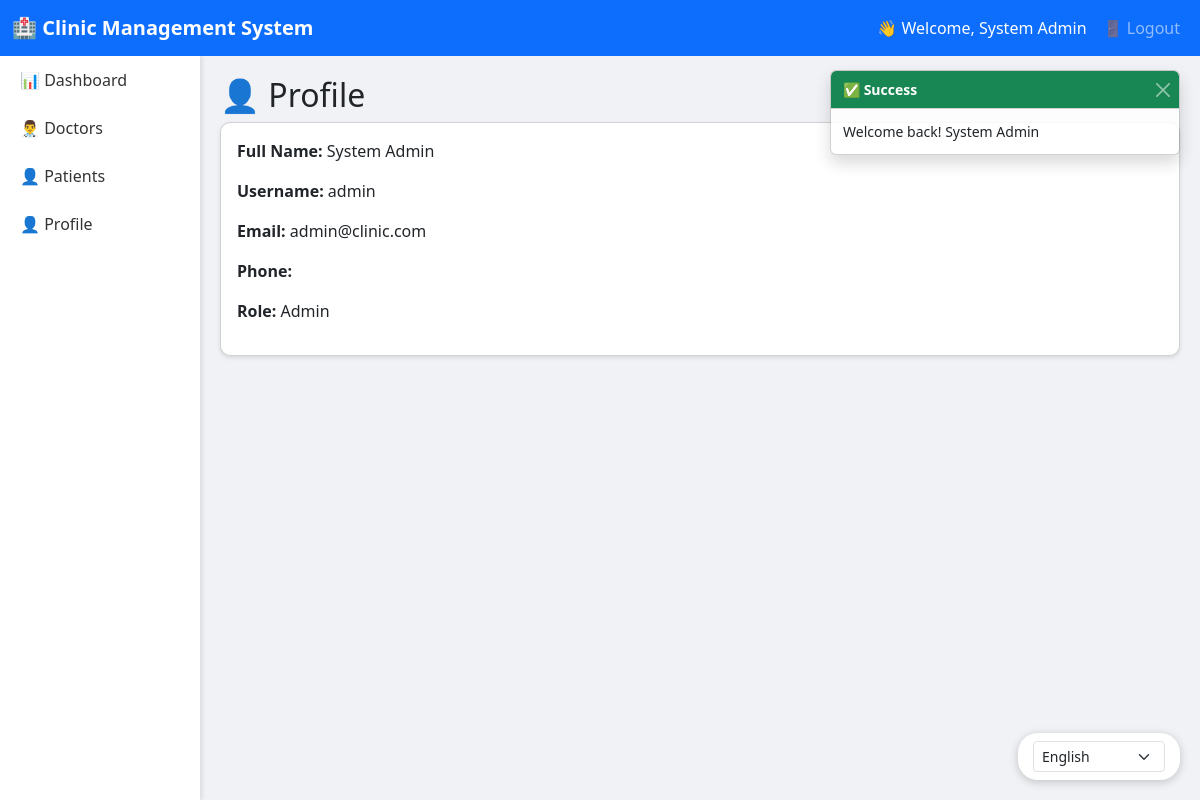
The app's page /doctors.php?page=profile (signed in) with its own data.
### tables this page shows
CREATE TABLE users (
    id INT AUTO_INCREMENT PRIMARY KEY,
    username VARCHAR(50) UNIQUE NOT NULL,
    password VARCHAR(255) NOT NULL,
    full_name VARCHAR(100) NOT NULL,
    email VARCHAR(100) NOT NULL,
    role ENUM('admin', 'doctor') NOT NULL,
    specialization VARCHAR(100) DEFAULT NULL,
    phone VARCHAR(20) DEFAULT NULL,
    created_at TIMESTAMP DEFAULT CURRENT_TIMESTAMP
);

### doctors.php (the view, shortened to what this page needs)
<?php
$host = 'localhost';
$dbname = 'mis';
$username = 'root';
$password = '';
try {
    $pdo = new PDO("mysql:host=$host;dbname=$dbname;charset=utf8", $username, $password);
    $pdo->setAttribute(PDO::ATTR_ERRMODE, PDO::ERRMODE_EXCEPTION);
} catch(PDOException $e) {
    die("Database connection failed: " . $e->getMessage());
}
try {
    $pdo->exec("
        CREATE TABLE IF NOT EXISTS users (
            id INT PRIMARY KEY AUTO_INCREMENT,
            username VARCHAR(50) UNIQUE NOT NULL,
            password VARCHAR(255) NOT NULL,
            full_name VARCHAR(100),
            email VARCHAR(100) UNIQUE,
            role ENUM('admin', 'doctor', 'patient') DEFAULT 'patient',
            specialization VARCHAR(100),
            phone VARCHAR(20),
            location_lat DECIMAL(10,8) NULL,
            location_lng DECIMAL(11,8) NULL,
            preferred_language VARCHAR(10) DEFAULT 'en',
            created_at TIMESTAMP DEFAULT CURRENT_TIMESTAMP
        )
    ");
    $pdo->exec("
        CREATE TABLE IF NOT EXISTS working_hours (
            id INT PRIMARY KEY AUTO_INCREMENT,
            doctor_id INT NOT NULL,
            day_of_week TINYINT,
            start_time TIME,
            end_time TIME,
            FOREIGN KEY (doctor_id) REFERENCES users(id) ON DELETE CASCADE
        )
    ");
    $pdo->exec("
        CREATE TABLE IF NOT EXISTS appointments (
            id INT PRIMARY KEY AUTO_INCREMENT,
            patient_id INT NOT NULL,
            doctor_id INT NOT NULL,
            appointment_date DATE NOT NULL,
            start_time TIME NOT NULL,
            end_time TIME NOT NULL,
            symptoms TEXT,
            status ENUM('pending', 'confirmed', 'completed', 'cancelled') DEFAULT 'pending',
            message_sent BOOLEAN DEFAULT FALSE,
            created_at TIMESTAMP DEFAULT CURRENT_TIMESTAMP,
            FOREIGN KEY (patient_id) REFERENCES users(id),
            FOREIGN KEY (doctor_id) REFERENCES users(id)
        )
    ");
    $pdo->exec("
        CREATE TABLE IF NOT EXISTS notifications (
            id INT PRIMARY KEY AUTO_INCREMENT,
            user_id INT NOT NULL,
            message TEXT NOT NULL,
            is_read BOOLEAN DEFAULT FALSE,
            created_at TIMESTAMP DEFAULT CURRENT_TIMESTAMP,
            FOREIGN KEY (user_id) REFERENCES users(id) ON DELETE CASCADE
        )
    ");
} catch(PDOException $e) {
}
$lang = $_SESSION['preferred_language'] ?? $_COOKIE['user_language'] ?? 'en';
function __($key) {
    global $translations, $lang;
    return $translations[$lang][$key] ?? $key;
}
$current_user = null;
if(isset($_SESSION['user_id'])) {
    $stmt = $pdo->prepare("SELECT * FROM users WHERE id = ?");
    $stmt->execute([$_SESSION['user_id']]);
    $current_user = $stmt->fetch();
}
$page = $_GET['page'] ?? 'dashboard';
?>
<!DOCTYPE html>
<html>
<head>
    <link href="https://cdn.jsdelivr.net/npm/bootstrap@5.3.0/dist/css/bootstrap.min.css" rel="stylesheet">
    <link rel="stylesheet" href="https://unpkg.com/leaflet@1.9.4/dist/leaflet.css" />
</head>
<body>
<div class="language-switcher">
    <form method="POST" class="d-flex gap-2">
        <select name="language" class="form-select form-select-sm" style="width: auto;" onchange="this.form.submit()">
            <option value="en" <?php echo $lang == 'en' ? 'selected' : ''; ?>>English</option>
        </select>
    </form>
</div>
<div class="toast-container">
    <?php if(isset($_SESSION['success'])): ?>
    <div class="toast show" data-bs-autohide="true" data-bs-delay="3000">
        <div class="toast-header bg-success text-white">
            <strong class="me-auto">✅ Success</strong>
            <button type="button" class="btn-close btn-close-white" data-bs-dismiss="toast"></button>
        </div>
        <div class="toast-body"><?php echo $_SESSION['success']; unset($_SESSION['success']); ?></div>
    </div>
    <?php endif; ?>
</div>
<nav class="navbar navbar-expand-lg navbar-dark bg-primary">
    <div class="container-fluid">
        <a class="navbar-brand" href="?page=dashboard">🏥 <?php echo __("app_title"); ?></a>
        <div class="collapse navbar-collapse" id="navbarNav">
            <ul class="navbar-nav ms-auto">
                <?php if($current_user): ?>
                    <li class="nav-item"><span class="nav-link text-white">👋 <?php echo __("welcome"); ?>, <?php echo htmlspecialchars($current_user['full_name']); ?></span></li>
                    <li class="nav-item"><a class="nav-link" href="?logout=1">🚪 <?php echo __("logout"); ?></a></li>
                <?php else: ?>
                    <li class="nav-item"><a class="nav-link" href="?page=login">🔐 <?php echo __("login"); ?></a></li>
                    <li class="nav-item"><a class="nav-link" href="?page=register">📝 <?php echo __("register"); ?></a></li>
                <?php endif; ?>
            </ul>
        </div>
    </div>
</nav>
<div class="container-fluid">
    <div class="row">
        <?php if($current_user): ?>
        <div class="col-md-2 p-0 sidebar">
            <nav class="nav flex-column">
                <a class="nav-link <?php echo $page == 'dashboard' ? 'active' : ''; ?>" href="?page=dashboard">📊 <?php echo __("dashboard"); ?></a>
                <?php if($current_user['role'] == 'admin'): ?>
                    <a class="nav-link <?php echo $page == 'doctors' ? 'active' : ''; ?>" href="?page=doctors">👨‍⚕️ <?php echo __("doctors"); ?></a>
                    <a class="nav-link <?php echo $page == 'patients' ? 'active' : ''; ?>" href="?page=patients">👤 <?php echo __("patients"); ?></a>
                <?php endif; ?>
                <a class="nav-link" href="?page=profile">👤 <?php echo __("profile"); ?></a>
            </nav>
        </div>
        <div class="col-md-10 main-content">
        <?php else: ?>
        <div class="col-md-12 main-content">
        <?php endif; ?>
        <?php if(!$current_user && $page == 'register'): ?>
        <div class="row justify-content-center">
            <div class="col-md-6">
                <div class="card">
                    <div class="card-header"><h4>📝 <?php echo __("register"); ?></h4></div>
                    <div class="card-body">
                        <?php if(isset($error)) echo "<div class='alert alert-danger'>$error</div>"; ?>
                        <form method="post">
                            <div class="mb-3"><input type="text" name="full_name" class="form-control" placeholder="<?php echo __("full_name"); ?>" required></div>
                            <div class="mb-3"><input type="text" name="username" class="form-control" placeholder="<?php echo __("username"); ?>" required></div>
                            <div class="mb-3"><input type="email" name="email" class="form-control" placeholder="<?php echo __("email"); ?>" required></div>
                            <div class="mb-3"><input type="text" name="phone" class="form-control" placeholder="<?php echo __("phone"); ?>"></div>
                            <div class="mb-3"><input type="password" name="password" class="form-control" placeholder="<?php echo __("password"); ?>" required></div>
                            <button type="submit" name="register" class="btn btn-primary w-100"><?php echo __("register"); ?></button>
                        </form>
                        <div class="mt-3 text-center"><a href="?page=login"><?php echo __("already_have_account"); ?></a></div>
                    </div>
                </div>
            </div>
        </div>
        <?php elseif($current_user && $page == 'profile'): ?>
        <h2>👤 <?php echo __("profile"); ?></h2>
        <div class="card"><div class="card-body">
            <p><strong><?php echo __("full_name"); ?>:</strong> <?php echo htmlspecialchars($current_user['full_name']); ?></p>
            <p><strong><?php echo __("username"); ?>:</strong> <?php echo htmlspecialchars($current_user['username']); ?></p>
            <p><strong><?php echo __("email"); ?>:</strong> <?php echo htmlspecialchars($current_user['email']); ?></p>
            <p><strong><?php echo __("phone"); ?>:</strong> <?php echo htmlspecialchars($current_user['phone']); ?></p>
            <p><strong><?php echo __("role"); ?>:</strong> <?php echo __($current_user['role']); ?></p>
        </div></div>
        <?php endif; ?>
        </div>
    </div>
</div>
</body>
</html>

### doctors.php (style rules this page uses)
body { background: #f0f2f5; }
.navbar-brand { font-weight: bold; }
.sidebar { min-height: calc(100vh - 56px); background: white; box-shadow: 2px 0 5px rgba(0,0,0,0.1); }
.sidebar .nav-link { color: #333; padding: 12px 20px; }
.main-content { padding: 20px; }
.card { border-radius: 10px; box-shadow: 0 2px 4px rgba(0,0,0,0.1); margin-bottom: 20px; }
.language-switcher { position: fixed; bottom: 20px; right: 20px; z-index: 1000; background: white; padding: 8px 15px; border-radius: 20px; box-shadow: 0 2px 10px rgba(0,0,0,0.2); }
.toast-container { position: fixed; top: 70px; right: 20px; z-index: 1100; }

### records on screen
users: full_name "System Admin", username "admin", email "admin@clinic.com", role "Admin"

### other values on screen
$_SESSION['success'] "Welcome back! System Admin"
__("app_title") "Clinic Management System"
__("welcome") "Welcome"
__("logout") "Logout"
__("dashboard") "Dashboard"
__("doctors") "Doctors"
__("patients") "Patients"
__("profile") "Profile"
__("full_name") "Full Name"
__("username") "Username"
__("email") "Email"
__("phone") "Phone"
__("role") "Role"
